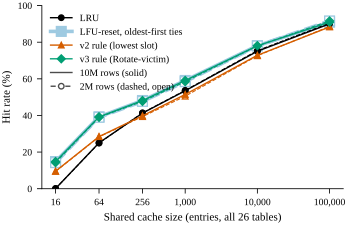

Generate this figure with Python:
"""Fig.: one cache shared by all 26 tables, total hit rate vs size for LRU, LFU-reset (oldest-first ties), the v2 rule
(RTL-exact mode 0, lowest-slot ties) and the v3 rule (Rotate-victim mode 0); 10M rows solid, 2M rows dashed.

Reads (committed files only):
  16 and 64 entries:        results/P11/cluster/rows_<N>/parts/cap{16,64}_*.csv            (P11 part A)
  256 .. 100,000 entries:   results/P3b/rows_<N>/parts/*.csv (LRU, LFU-reset)                (P3b)
                            results/P9/cluster/rows_<N>_setA/parts/*RTL_exact_mode_0.csv      (P9 set A, v2 rule)
                            results/P9/cluster/rows_<N>_setB/parts/*Rotate_victim_mode_0.csv  (P9 set B, v3 rule)
P11 reran 256 entries and its ref_check.txt says the counts equal P3b / P9 exactly, so 256 is taken from P3b / P9.
"""
from collections import defaultdict

from style import SINGLE, files, plt, rows, save

SERIES = {   # policy name in the CSVs -> (label, colour, marker)
    'LRU': ('LRU', '#000000', 'o'),
    'LFU (gem5 LFURP — reset on eviction)': ('LFU-reset, oldest-first ties', '#0072B2', 's'),
    'RTL-exact mode 0': ('v2 rule (lowest slot)', '#D55E00', '^'),
    'Rotate-victim mode 0': ('v3 rule (Rotate-victim)', '#009E73', 'D'),
}


def totals(n):
    srcs = [p for p in files(f'results/P11/cluster/rows_{n}/parts/') if p.split('/')[-1].split('_')[0] in ('cap16', 'cap64')]
    srcs += files(f'results/P3b/rows_{n}/parts/')
    srcs += [p for p in files(f'results/P9/cluster/rows_{n}_setA/parts/') if p.endswith('RTL_exact_mode_0.csv')]
    srcs += [p for p in files(f'results/P9/cluster/rows_{n}_setB/parts/') if p.endswith('Rotate_victim_mode_0.csv')]
    tot = defaultdict(lambda: [0, 0])
    for p in srcs:
        for r in rows(p):
            if not r['table'].isdigit():
                continue
            k = (r['policy'], int(r['capacity']))
            tot[k][0] += int(r['hits'])
            tot[k][1] += int(r['misses'])
    return tot


fig, ax = plt.subplots(figsize=(SINGLE, 2.25))
for n, dashed in ((10000000, False), (2000000, True)):
    tot = totals(n)
    for pol, (lab, col, mk) in SERIES.items():
        caps = sorted(c for q, c in tot if q == pol)
        if caps != [16, 64, 256, 1000, 10000, 100000]:
            raise SystemExit(f'{pol} {n}: capacities {caps}')
        y = [tot[pol, c][0] / sum(tot[pol, c]) * 100 for c in caps]
        wide = pol.startswith('LFU')     # drawn wide and underneath: the v3 rule lies on it (equal at 16-256 entries)
        ax.plot(caps, y, color='#9ecae1' if wide else col, marker=mk, ls='--' if dashed else '-',
                lw=(2.6 if wide else 0.8 if dashed else 1.0), ms=7 if wide else 4,
                mfc='white' if dashed else ('#9ecae1' if wide else col), label=None if dashed else lab,
                zorder=1 if wide else (2 if dashed else 3))
ax.set_xscale('log')
ax.set_xlabel('Shared cache size (entries, all 26 tables)')
ax.set_ylabel('Hit rate (%)')
ax.set_xticks([16, 64, 256, 1000, 10000, 100000], ['16', '64', '256', '1,000', '10,000', '100,000'])
ax.minorticks_off()
ax.set_ylim(0, 100)
h, lab = ax.get_legend_handles_labels()
h.append(plt.Line2D([], [], color='0.3', ls='-'))
lab.append('10M rows (solid)')
h.append(plt.Line2D([], [], color='0.3', ls='--', marker='o', mfc='white'))
lab.append('2M rows (dashed, open)')
ax.legend(h, lab, loc='upper left', ncol=1, handlelength=2.2)
save(fig, 'fig_tiebreak')
